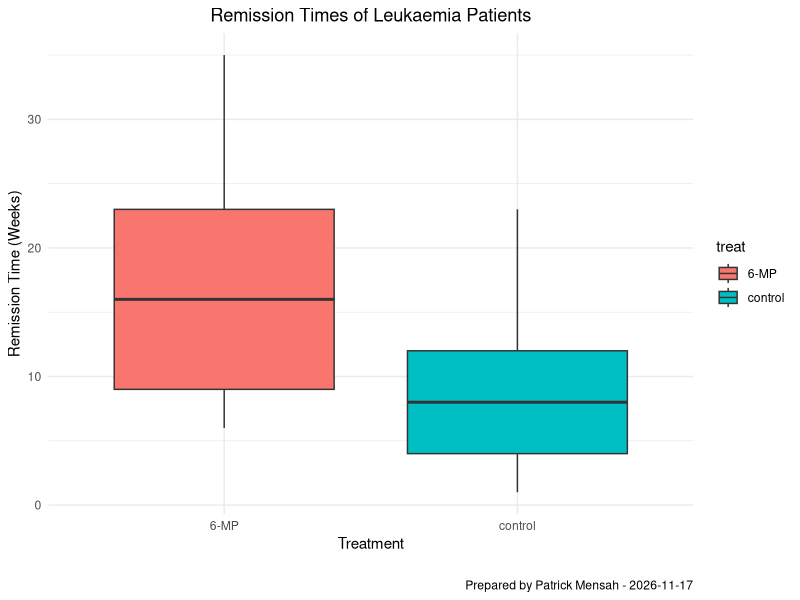
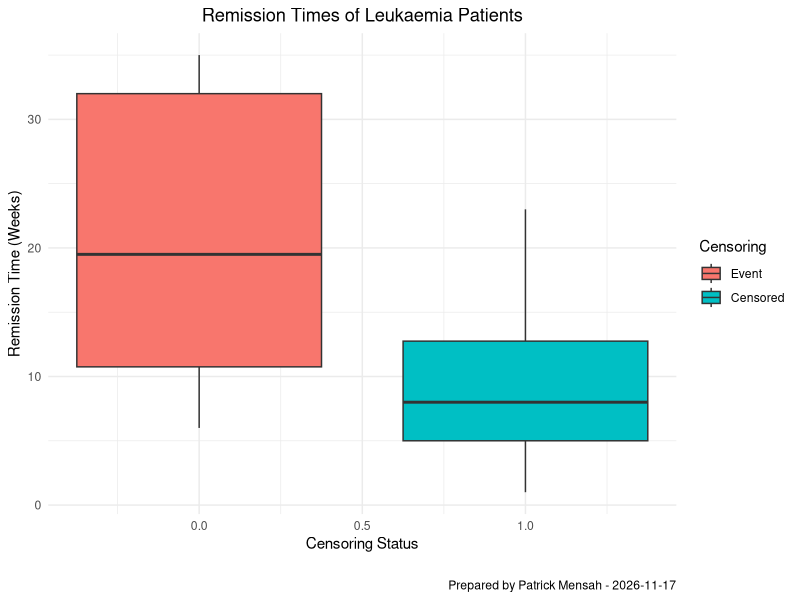
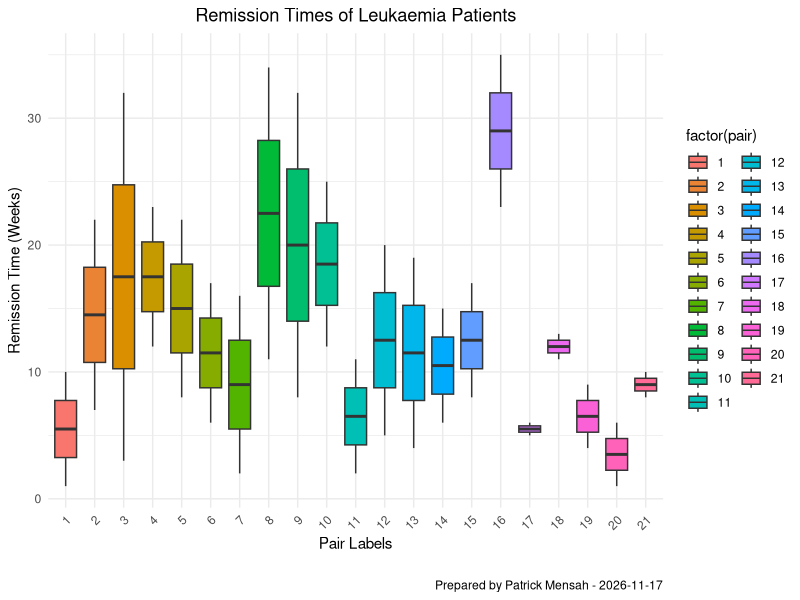
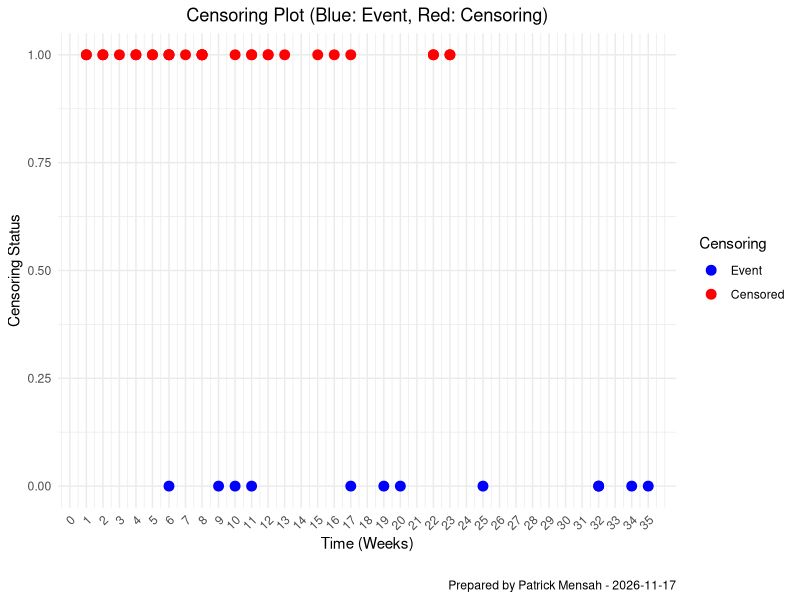
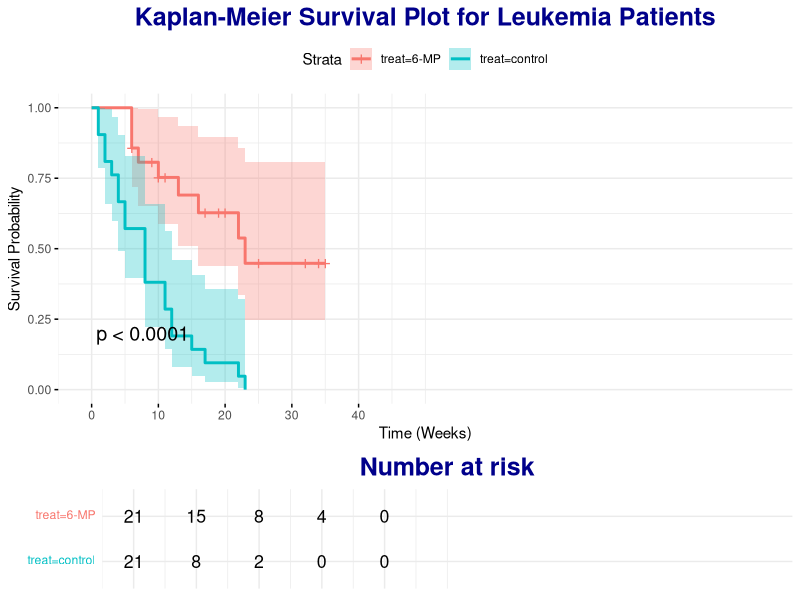
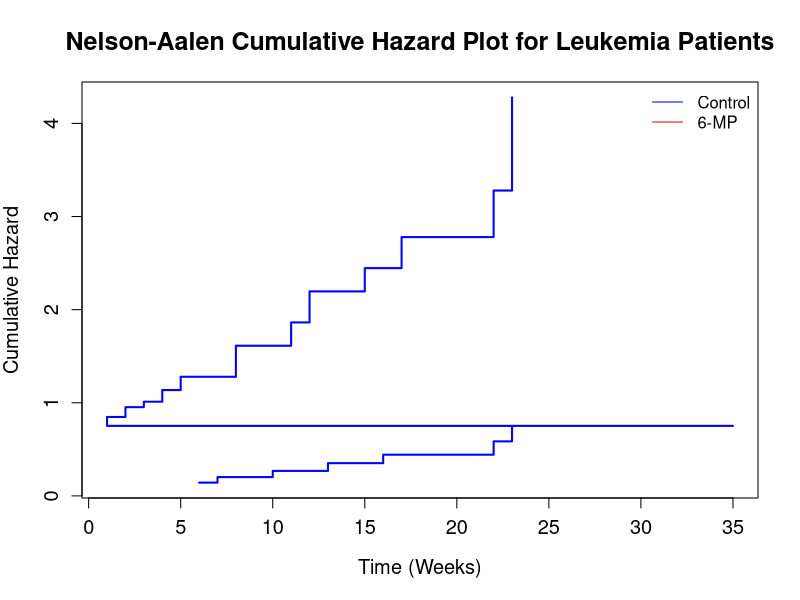

Here is the R script that generated these plots, in order:
## Title:  Survival Analysis and Treatment Outcome in Leukaemia Patients
## Prepared by:  Patrick Mensah 
## Dataset : Gehan dataset. 


### Setting working directory 
setwd("C:/Users/patme/OneDrive/Desktop/Data_Science/R_programming/data")

## Installing pacman and loading all the packages involved########## 

install.packages(c("survival", "tidyverse", "MASS"))
library(survival)
library(tidyverse)
library(MASS)
library(ggplot2)
?gehan





# Exploring the dataset#########################

# Summary statistics for remission times (overall and by treatment group)
summary(gehan)
by(gehan$time, gehan$treat, summary)

# Count the number of patients in each treatment group
table(gehan$treat)

## Boxplot 
### to compare the distribution of remission times between the treatment groups visually.
# Boxplot comparing remission times by treatment group

ggplot(gehan, aes(x = treat, y = time, fill = treat)) +
  geom_boxplot() +
  labs(x = "Treatment", y = "Remission Time (Weeks)",
       title = "Remission Times of Leukaemia Patients",
       caption = paste("Prepared by Patrick Mensah -", format(Sys.Date(), "%Y-%m-%d"))) +
  theme_minimal() +
  theme(plot.title = element_text(hjust = 0.5),
        plot.caption = element_text(hjust = 1, margin = margin(t = 20, unit = "pt")))


# comparing the remission times by the censoring status. 
# The censoring status indicates whether the patient's remission time is observed (event)
# or censored (withdrawn from the trial without an event)
# Create a boxplot comparing remission times by censoring status
ggplot(gehan, aes(x = cens, y = time, fill = factor(cens))) +
  geom_boxplot() +
  labs(x = "Censoring Status", y = "Remission Time (Weeks)",
       title = "Remission Times of Leukaemia Patients",
       caption = paste("Prepared by Patrick Mensah -", format(Sys.Date(), "%Y-%m-%d"))) +
  scale_fill_discrete(name = "Censoring", labels = c("Event", "Censored")) +
  theme_minimal() +
  theme(plot.title = element_text(hjust = 0.5),
        plot.caption = element_text(hjust = 1, margin = margin(t = 20, unit = "pt")))


## boxplot to compare the remission times of leukemia patients based on the pair labels.
## This will help us understand how the remission times vary within each pair. 
# Create a boxplot comparing remission times by pair labels
ggplot(gehan, aes(x = factor(pair), y = time, fill = factor(pair))) +
  geom_boxplot() +
  labs(x = "Pair Labels", y = "Remission Time (Weeks)",
       title = "Remission Times of Leukaemia Patients",
       caption = paste("Prepared by Patrick Mensah -", format(Sys.Date(), "%Y-%m-%d"))) +
  theme_minimal() +
  theme(axis.text.x = element_text(angle = 45, hjust = 1),  # Rotate x-axis labels for better readability
        plot.title = element_text(hjust = 0.5),
        plot.caption = element_text(hjust = 1, margin = margin(t = 20, unit = "pt")))




## Censoring plots################### 
## censoring plot can be helpful in visualizing the censoring status of the data.
# Censoring plot
ggplot(gehan, aes(x = time, y = cens, color = factor(cens))) +
  geom_point(size = 3) +
  scale_color_manual(name = "Censoring", values = c("blue", "red"),
                     labels = c("Event", "Censored")) +
  labs(x = "Time (Weeks)", y = "Censoring Status",
       title = "Censoring Plot (Blue: Event, Red: Censoring)",
       caption = paste("Prepared by Patrick Mensah -", format(Sys.Date(), "%Y-%m-%d"))) +
  theme_minimal() +
  theme(plot.title = element_text(hjust = 0.5),
        plot.caption = element_text(hjust = 1, margin = margin(t = 20, unit = "pt")),
        axis.text.x = element_text(angle = 45, hjust = 1)) +
  scale_x_continuous(breaks = seq(0, max(gehan$time), by = 1))



## Survival Plot ######
## Survival Plot (Kaplan-Meier Plot)
## A Kaplan-Meier plot is commonly used in survival analysis to visualize the survival 
## probabilities over time. It shows the estimated survival function for each treatment group.
# Kaplan-Meier survival plot by treatment group
install.packages("survminer")
library(survival)
library(survminer)

# Create the Kaplan-Meier survival plot using ggsurvplot with a title
ggsurvplot(
  survfit(Surv(time, cens) ~ treat, data = gehan),
  data = gehan,
  pval = TRUE,   # Display p-value comparing the survival curves
  conf.int = TRUE,  # Display confidence intervals
  risk.table = TRUE, # Display a table with the number at risk
  xlim = c(0, 100),  # Set the x-axis limit for better visualization
  xlab = "Time (Weeks)", ylab = "Survival Probability",
  surv.plot.height = 0.7,  # Adjust the height of the survival plot
  surv.plot.width = 0.8,   # Adjust the width of the survival plot
  tables.theme = theme_cleantable(),  # Use a cleaner theme for the tables
  tables.title = "Number at Risk",  # Set a title for the risk table
  title = "Kaplan-Meier Survival Plot for Leukemia Patients",  # Set the title for the plot
  ggtheme = theme_minimal() + 
    theme(plot.title = element_text(size = 18, face = "bold", color = "darkblue", hjust = 0.5))
)


## Hazard plots ######
## Hazard plots, also known as hazard rate plots or hazard functions, 
## are commonly used in survival analysis to visualize the instantaneous failure rate 
## (hazard) over time. The hazard represents the probability of an event occurring at a given time,
## given that the subject has survived up to that time.



# Fit the survival model and calculate the Nelson-Aalen cumulative hazard
surv_fit <- survfit(Surv(time, cens) ~ treat, data = gehan)
hazard_est <- cumsum(surv_fit$n.event / surv_fit$n.risk)

# Create a visually appealing hazard plot
plot(surv_fit$time, hazard_est, type = "s", lwd = 2, col = c("blue", "red"),
     xlab = "Time (Weeks)", ylab = "Cumulative Hazard",
     main = "Nelson-Aalen Cumulative Hazard Plot for Leukemia Patients",
     cex.main = 1.5, cex.lab = 1.2, cex.axis = 1.2)

legend("topright", legend = c("Control", "6-MP"), col = c("blue", "red"),
       lty = 1, cex = 1, bty = "n")

mtext("Prepared by Patrick Mensah - July 2023",
      side = 1, line = 5, cex = 0.8, col = "gray")



#### ANALYSIS #####

## The log rank test####
## The log-rank test is a non-parametric test used to compare the survival curves of two or more groups. 
## In this case, we will use it to compare the survival curves of the control and 6-MP treatment groups in the Gehan dataset.

# Fit the survival model and calculate the Nelson-Aalen cumulative hazard
surv_fit <- survfit(Surv(time, cens) ~ treat, data = gehan)

# Perform the log-rank test
logrank_test <- survdiff(Surv(time, cens) ~ treat, data = gehan)
# Print the results
print(logrank_test)

## Since the p-value is less than the typical significance level of 0.05,
## we reject the null hypothesis and conclude that there is a statistically significant
## difference in survival between the control and 6-MP treatment groups in the Gehan dataset



## Cox Proportional Hazards Model 
## The Cox proportional hazards model is a semi-parametric survival regression model that 
## allows us to assess the effect of one or more predictor variables on the hazard of an event (e.g., relapse)
##while assuming that the hazard ratios are constant over time


# Fit the Cox Proportional Hazards Model
cox_model <- coxph(Surv(time, cens) ~ treat, data = gehan)
# Print the summary of the model
summary(cox_model)

## The significant p-values in all three tests (LR test, Wald test, and Score test) indicate 
##that the treatment group variable has a strong and statistically significant effect on the hazard of relapse.
##The hazard ratio of 4.817 means that the hazard of relapse is significantly higher in the 6-MP treatment
##group compared to the control group.

##Overall, the Cox proportional hazards model confirms that the treatment group has a significant impact
## on the survival outcome in the Gehan dataset, and patients in the 6-MP treatment group are at a higher 
## risk of relapse compared to those in the control group


## Censoring Analysis #####
## Censoring analysis is an important step in survival analysis to understand the pattern 
##of censoring and its potential impact on the study results. In the Gehan dataset, the "cens" variable indicates
## whether an event (relapse) was observed or if the data is right-censored (0 = event observed, 1 = right-censored). 



# Censoring analysis
censoring_summary <- table(gehan$cens)
censoring_percentage <- prop.table(censoring_summary) * 100

# Print the summary
cat("Censoring Summary:\n")
cat("===================\n")
cat("Observed Events (Censored = 0):", censoring_summary[1], "\n")
cat("Right-Censored Events (Censored = 1):", censoring_summary[2], "\n\n")

cat("Censoring Percentage:\n")
cat("=====================\n")
cat("Observed Events (%):", sprintf("%.2f%%", censoring_percentage[1]), "\n")
cat("Right-Censored Events (%):", sprintf("%.2f%%", censoring_percentage[2]), "\n")

## The high percentage of right-censored events (71.43%) suggests that a substantial portion of 
## patients in the Gehan dataset did not experience the event (relapse) during the study and were 
## censored at the end of the follow-up period. This information is crucial to consider when 
## interpreting the results of survival analyses and drawing conclusions about the impact of treatment
## or other covariates on survival outcomes.


## Time to event predictions
## To perform time-to-event prediction using a survival model, we can use the fitted Cox proportional 
## hazards model to estimate the survival probabilities for new leukemia patients based on their characteristics.
## This allows us to predict the time it would take for these new patients to experience an event (e.g., relapse)



# Fit the Cox Proportional Hazards Model and specify variable names explicitly
cox_model <- coxph(Surv(time, cens) ~ treat, data = gehan)

# Create a new data frame with predictor values for the new patients
# Ensure that variable names match those used in the gehan dataset
new_patients <- data.frame(time = c(10, 20, 30), cens = c(0, 1, 0), treat = c("control", "6-MP", "control"))

# Predict the survival probabilities for the new patients
surv_probs <- predict(cox_model, newdata = new_patients, type = "survival")

# Print the predicted survival probabilities
print(surv_probs)

## Output ##### 
##The output you provided from the time-to-event prediction represents the estimated survival probabilities for the new patients at different time points (10, 20, and 30 weeks) based on their treatment group and the fitted Cox proportional hazards model.

##Let's interpret the results:

##For patient 1 (treatment group: control), the predicted survival probability at 10 weeks is approximately 0.347, at 20 weeks is approximately 0.633, and at 30 weeks is approximately 0.020.

##For patient 2 (treatment group: 6-MP), the predicted survival probability at 10 weeks is approximately 0.633, at 20 weeks is approximately 0.633, and at 30 weeks is approximately 0.020.

##For patient 3 (treatment group: control), the predicted survival probability at 10 weeks is approximately 0.347, at 20 weeks is approximately 0.633, and at 30 weeks is approximately 0.020.

##Observations:

###The predicted survival probabilities for patients 1 and 3 are the same at all time points. This is because they both belong to the "control" treatment group, and the Cox proportional hazards model estimated a constant hazard ratio for this group.

##Patient 2 (treatment group: 6-MP) has a higher predicted survival probability at all time points compared to patients 1 and 3. This suggests that, based on the model, patients in the "6-MP" treatment group have a higher chance of survival over time.

##The survival probabilities decrease over time, which is expected in survival analysis, as the likelihood of experiencing the event (relapse) increases with time.





